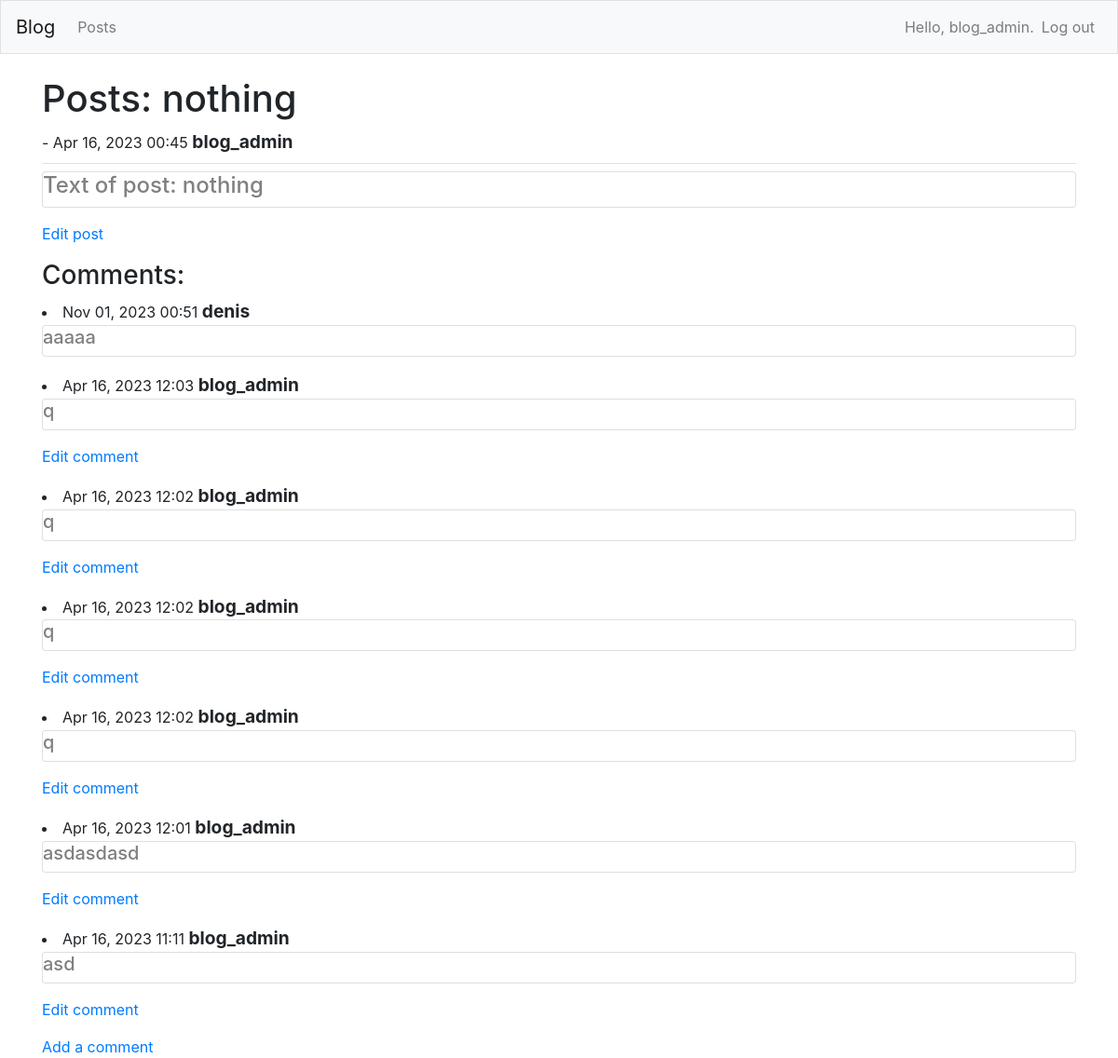
Screenshot of /posts/4 (signed in) with the database file from the repository.
### blogs/models.py (models this page shows)
class BlogPost(models.Model):
    title = models.CharField(max_length=200)
    text = models.TextField()
    date_added = models.DateTimeField(auto_now_add=True)
    owner = models.ForeignKey(User, on_delete=models.CASCADE)

class Comment(models.Model):
    post = models.ForeignKey(BlogPost, on_delete=models.CASCADE)
    text = models.TextField()
    date_added = models.DateTimeField(auto_now_add=True)
    owner = models.ForeignKey(User, on_delete=models.CASCADE)

### blogs/views.py (the view)
# urls.py: path('posts/<int:post_id>', views.post, name='post'),
@login_required
def post(request, post_id):
    post = BlogPost.objects.get(id=post_id)
    comments = post.comment_set.order_by('-date_added')
    context = {'post': post, 'comments': comments}
    return render(request, 'blogs/post.html', context)

### blogs/templates/blogs/post.html
{% extends "blogs/base.html" %}
{% block page_header %}
    <h1>Posts: {{ post.title }}</h1> - {{ post.date_added|date:'M d, Y H:i' }} <big><b>{{ post.owner }}</big></b>
{% endblock page_header %}
{% block content %}
    <div class="card mb-3">
        <h4 style="color:gray;">Text of post: {{ post.text }}</h4>
    </div>
    {% if post.owner == user %}
        <p><a href="{% url 'blogs:edit_post' post.id %}">Edit post</a></p>
    {% endif %}
    <h3>Comments:</h3>
    {% for comment in comments %}
        <li>{{ comment.date_added|date:'M d, Y H:i' }} <big><b>{{ comment.owner }}</big></b>
            <div class="card mb-3">
                <h5 style="color:gray;">{{ comment.text }}</h5>
            </div>
            {% if comment.owner == user %}
                <p><a href="{% url 'blogs:edit_comment' comment.id %}">Edit comment</a></p>
            {% endif %}
        </li>
    {% empty %}
        <li>There are no comments have been added yet.</li>
    {% endfor %}
    <a href="{% url 'blogs:new_comment' post.id %}">Add a comment</a>
{% endblock content %}

### blogs/templates/blogs/base.html (shortened to what this page needs)
{% load bootstrap4 %}
<!doctype html>
<html lang="en">
    <head>
        {% bootstrap_css %}
    </head>
    <body>
        <nav class="navbar navbar-expand-md navbar-light bg-light mb-4 border">
            <a class="navbar-brand" href="{% url 'blogs:index' %}">Blog</a>
        <div class="collapse navbar-collapse" id="navbarCollapse">
            <ul class="navbar-nav mr-auto">
                <li class="nav-item">
                    <a class="nav-link" href="{% url 'blogs:posts' %}">Posts</a>
                </li>
            </ul>
            <ul class="navbar-nav ml-auto">
                {% if user.is_authenticated %}
                    <li class="nav-item">
                        <span class="navbar-text">Hello, {{ user.username }}.</span>
                    </li>
                    <li class="nav-item">
                        <a class="nav-link" href="{% url 'users:logout' %}">Log out</a>
                    </li>
                {% endif %}
            </ul>
        </div>
        </nav>
        <main role="main" class="container">
            <div class="pb-2 mb-2 border-bottom">
                {% block page_header %}{% endblock page_header %}
            </div>
            <div>
                {% block content %}{% endblock content %}
            </div>
        </main>
    </body>
</html>

### rows the page displays
BlogPost: title "nothing", date_added "Apr 16, 2023 00:45", owner "blog_admin", text "nothing"
Comment: date_added "Nov 01, 2023 00:51", owner "denis", text "aaaaa"
Comment: date_added "Apr 16, 2023 12:03", owner "blog_admin", text "q", shows "Edit comment"
Comment: date_added "Apr 16, 2023 12:02", owner "blog_admin", text "q", shows "Edit comment"
Comment: date_added "Apr 16, 2023 12:02", owner "blog_admin", text "q", shows "Edit comment"
Comment: date_added "Apr 16, 2023 12:02", owner "blog_admin", text "q", shows "Edit comment"
Comment: date_added "Apr 16, 2023 12:01", owner "blog_admin", text "asdasdasd", shows "Edit comment"
Comment: date_added "Apr 16, 2023 11:11", owner "blog_admin", text "asd", shows "Edit comment"

### other values shown
{{ user.username }} "blog_admin"
